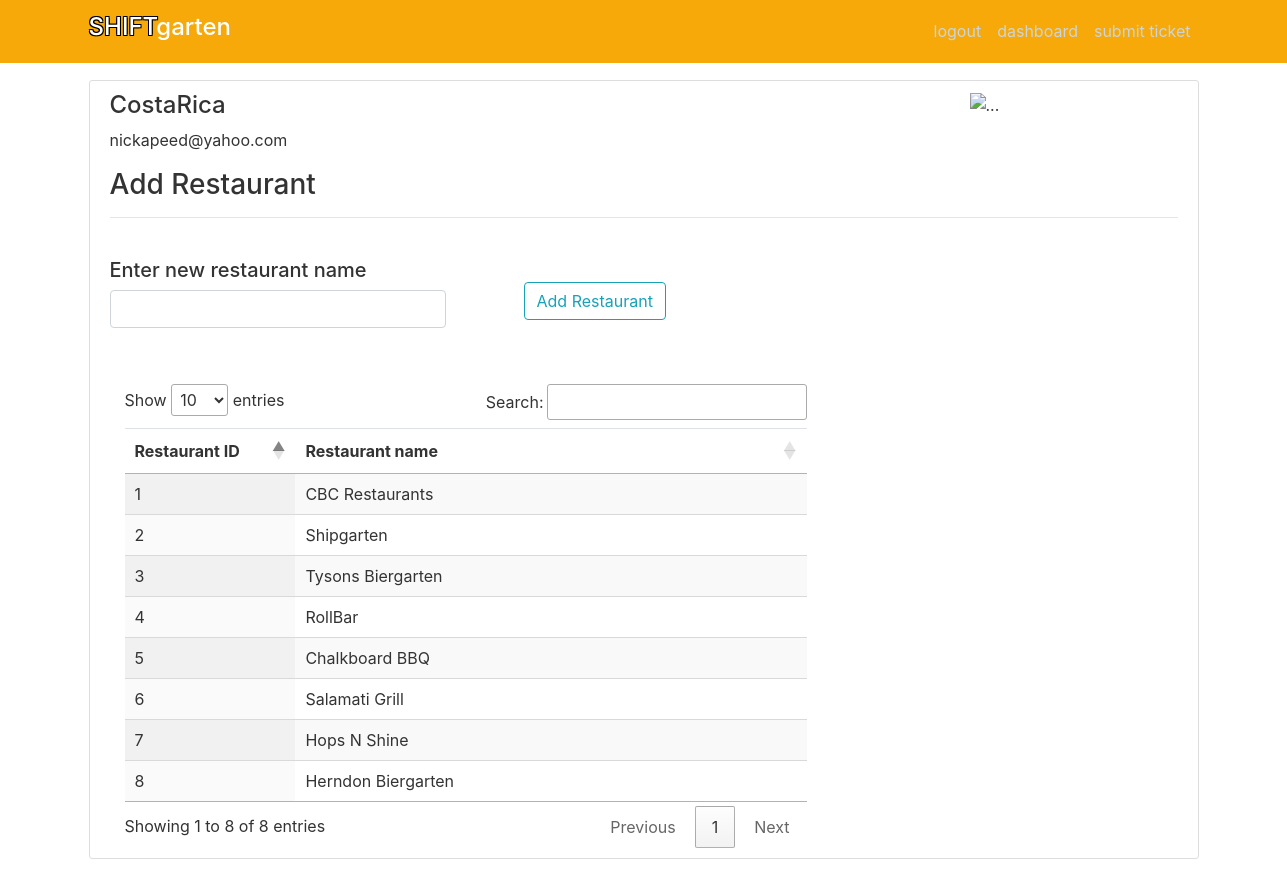
The app's page /addRestaurant (signed in) with its own data.
### dmrApp/models.py (models this page shows, shortened)
class User(db.Model, UserMixin):
    id = db.Column(db.Integer, primary_key=True)
    username=db.Column(db.String(50), unique=True, nullable=False)
    email = db.Column(db.String(150), unique=True, nullable=False)
    image_file = db.Column(db.String(100),nullable=False, default='default.jpg')
    password = db.Column(db.String(100), nullable=False)
    timeStamp = db.Column(db.DateTime, default=datetime.now)
    permission = db.Column(db.Text)
    theme = db.Column(db.Text)
    posts = db.relationship('Post', backref='author', lazy=True)
    dmrsEntry = db.relationship('Dmrs', backref='dmrUser', lazy=True)
    shiftsEntry = db.relationship('Shifts', backref='dmrShiftUser', lazy=True)
    employeeId = db.relationship('Employees', backref='employeeUser', lazy=True)

class Restaurants(db.Model):
    id = db.Column(db.Integer, primary_key=True)
    name = db.Column(db.String(50))
    dmrId = db.relationship('Dmrs',backref='restaurant', lazy=True)
    shiftId = db.relationship('Shifts', backref='restaurant', lazy=True)
    empRolesId = db.relationship('Employeeroles',backref='restaurant', lazy=True)

### dmrApp/main/routes.py (the view, shortened to what this page needs)
@main.route('/addRestaurant', methods=["GET","POST"])
@login_required
def addRestaurant():
    form=AddRestaurantForm()
    restaurants=Restaurants.query.with_entities(Restaurants.id,Restaurants.name).all()
    return render_template('restaurant.html', legend='Add Restaurant',
                           form=form, restaurants=restaurants)

### dmrApp/main/forms.py
class AddRestaurantForm(FlaskForm):
    name = StringField('Employee Name',validators=[DataRequired()])
    submit = SubmitField('Add Restaurant')

### dmrApp/models.py (called while the page is built)
@login_manager.user_loader
def load_user(user_id):
    return User.query.get(int(user_id))

### dmrApp/templates/restaurant.html (shortened to what this page needs)
{% extends 'layout.html' %}
{% block content %}
<link rel="stylesheet" type="text/css" href="https://cdn.datatables.net/1.10.20/css/jquery.dataTables.min.css">
<link rel="stylesheet" type="text/css"
      href="https://cdn.datatables.net/responsive/2.2.3/css/responsive.dataTables.min.css">
<br/>
<form method="POST" action="" enctype="multipart/form-data">
    <div class="row">
        <div class="col-4"><h5>Enter new restaurant name</h5>
            {{ form.name(class="form-control form-control-md", required=False) }}
        </div>
        <div class="form-group col-6 mt-4 ml-5">
            {{ form.submit(class="btn btn-outline-info") }}
        </div>
    </div>
</form>
<br/>
    <br/>
<div class="col-8">
    <table id="proxies" class="display table nowrap responsive" style="width: 100%">
        <thead>
        <tr>
            <th style="width:25%"> Restaurant ID</th>
            <th style="width:75%"> Restaurant name</th>
        </tr>
        </thead>
        <tbody>
        {% for row in restaurants %}
        <tr>
            {% for i in row %}
            <td>{{ i }}</td>
            {% endfor %}
        </tr>
        {% endfor %}
        </tbody>
    </table>
</div>
{% endblock %}

### dmrApp/templates/layout.html (shortened to what this page needs)
<!DOCTYPE html>
<html>
<head>
    <link rel="stylesheet" href="https://maxcdn.bootstrapcdn.com/bootstrap/4.0.0/css/bootstrap.min.css">
	{% if darkMode %}
    <link rel="stylesheet" type="text/css" href="{{ url_for('static', filename='mainDark.css') }}">
	{% else %}
	<link rel="stylesheet" type="text/css" href="{{ url_for('static', filename='main.css') }}">
	{% endif %}
</head>
<body class="siteBgColor">
    <header class="site-header">
      <nav class="navbar navbar-custom navbar-expand-md navbar-dark bg-steel fixed-top">
        <div class="container">
          <a class="navbar-brand mr-4" href="/"><h4><span class="strokeme">SHIFT</span>garten</h4></a>
          <div class="collapse navbar-collapse" id="navbarToggle">
            <div class="navbar-nav">
                {% if current_user.is_authenticated %}
                    <a class="nav-item nav-link" href="{{ url_for('users.logout') }}">logout</a>
                    <a class="nav-item nav-link" href="{{ url_for('dmr.dashboard') }}">dashboard</a>
					<a class="nav-item nav-link" href="{{ url_for('posts.new_post') }}">submit ticket</a>
                {% else %}
                  <a class="nav-item nav-link" href="{{ url_for('users.login') }}">login</a>
                  <a class="nav-item nav-link" href="{{ url_for('users.register') }}">register</a>
                {% endif %}
            </div>
          </div>
        </div>
      </nav>
    </header>
        <main role="main" class="container siteBgColor">
      <div class="row siteBgColor">
        <div class="col-md-12">
		  <div class="content-section siteBgColor">
			<div class="row siteBgColor">
			{% if current_user.is_authenticated %}
				<div class="col-3"><h4>{{ current_user.username }}</h4>
					<p>{{ current_user.email }}</p></div>
			{% endif %}
				<div class="col-5"></div>
				<div class="col-4" id="logoAlignRight"><img src="\static\profile_pics\cbc.logo.jpg" alt="..."></div>
			</div>
		      <h3 class="siteBgColor">{{ legend }}</h3>
			<hr>
          {% block content %}{% endblock %}
		  </div>
        </div>
      </div>
    </main>
</body>
</html>

### dmrApp/static/main.css (style rules this page uses)
body { color: #333333; margin-top: 5rem; }
.bg-steel { background-color: rgb(247, 169, 9); }
.site-header .navbar-nav .nav-link { color: #cbd5db; }
.content-section { background: #ffffff; padding: 10px 20px; border: 1px solid #dddddd; border-radius: 3px; margin-bottom: 20px; }
.strokeme { color: white; text-shadow: -1px -1px 0 #000, 1px -1px 0 #000, -1px 1px 0 #000, 1px 1px 0 #000; }
#logoAlignRight { position: relative; left: 8em; }

### records on screen
User: username "CostaRica", email "nickapeed@yahoo.com"
Restaurants: row "1", name "CBC Restaurants"
Restaurants: row "2", name "Shipgarten"
Restaurants: row "3", name "Tysons Biergarten"
Restaurants: row "4", name "RollBar"
Restaurants: row "5", name "Chalkboard BBQ"
Restaurants: row "6", name "Salamati Grill"
Restaurants: row "7", name "Hops N Shine"
Restaurants: row "8", name "Herndon Biergarten"

### other values on screen
{{ legend }} "Add Restaurant"
